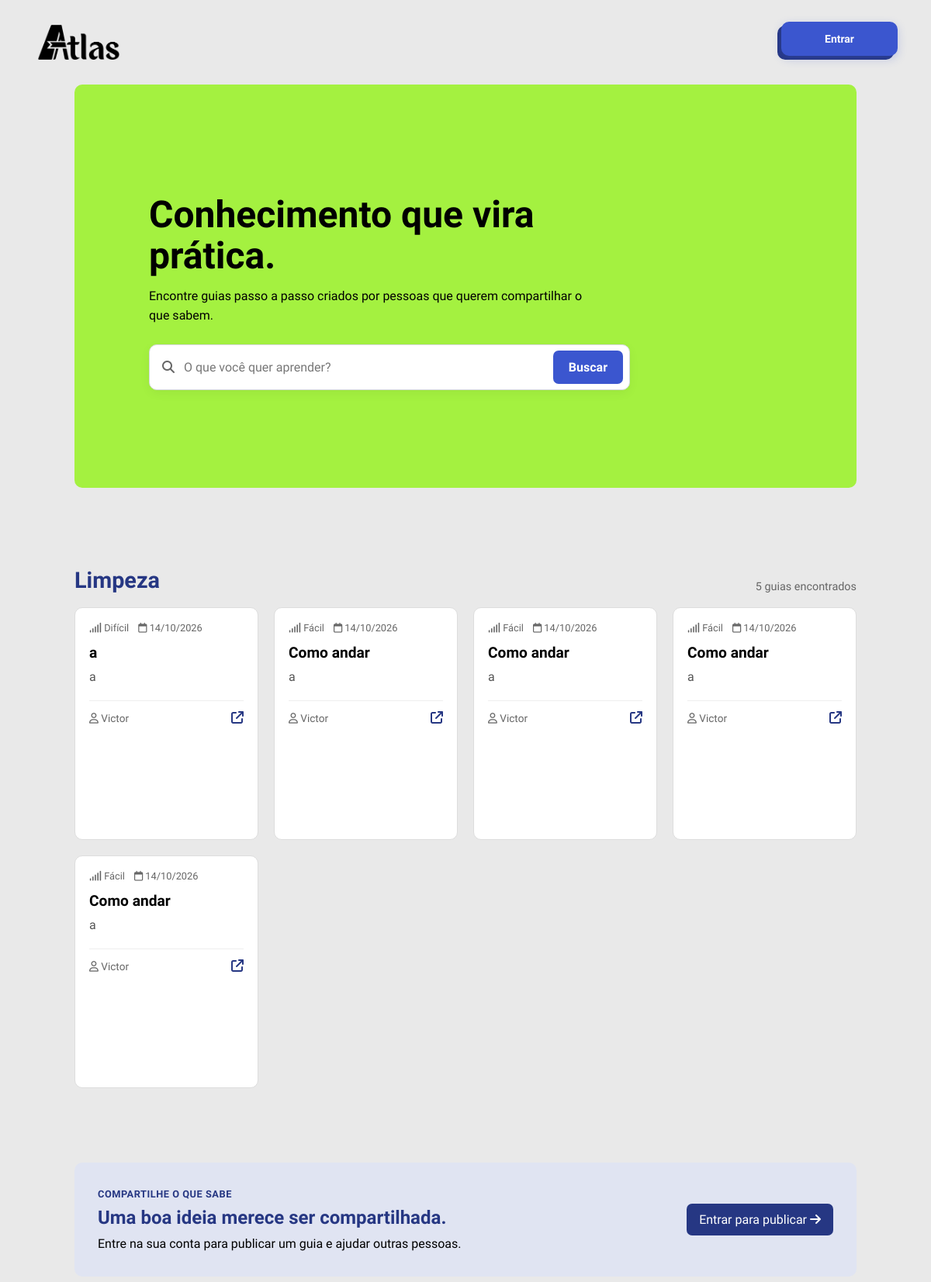
The page /guias_Limpeza.php (upper part) on the database as committed earlier.
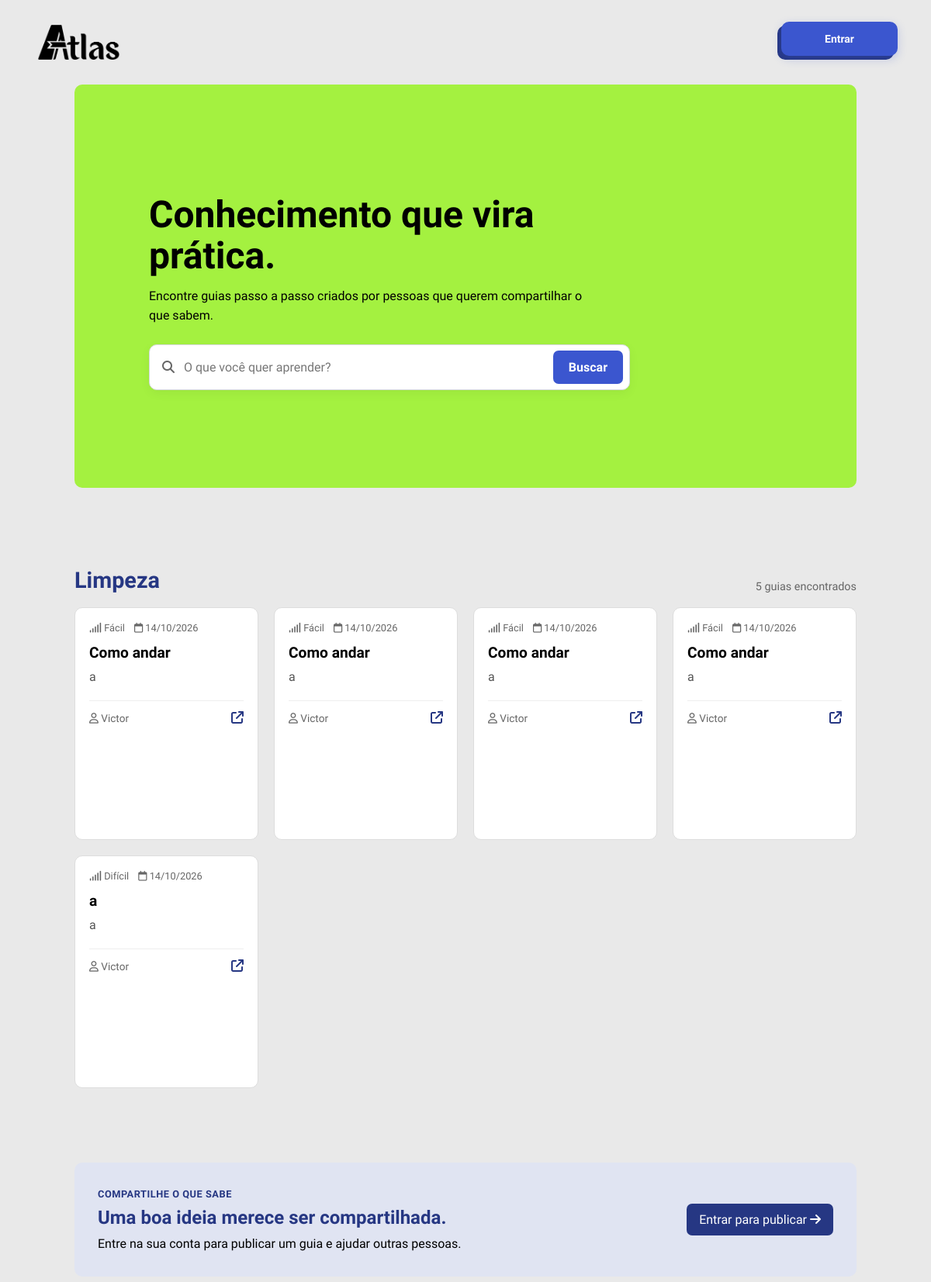
The same page on the database as committed later.
### tables this page shows
CREATE TABLE `guia` (
  `id_guia` int(11) NOT NULL,
  `id_usuario` int(11) NOT NULL,
  `titulo` varchar(200) NOT NULL,
  `descricao` text NOT NULL,
  `categoria` enum('Culinária','Casa','Limpeza','Finanças','Trabalho','Educação','Saúde','Automóveis','Transporte','Tecnologia','Jardinagem','Moda','Cuidados','Manutenção','Compras') NOT NULL,
  `dificuldade` enum('Fácil','Médio','Difícil') NOT NULL,
  `capa` blob NOT NULL,
  `foto` blob NOT NULL,
  `video` mediumblob NOT NULL,
  `data_criacao` date NOT NULL DEFAULT current_timestamp(),
  `data_atualizacao` datetime DEFAULT NULL
);

CREATE TABLE `usuario` (
  `id_usuario` int(11) NOT NULL,
  `foto` blob DEFAULT NULL,
  `nome` varchar(100) NOT NULL,
  `email` varchar(150) NOT NULL,
  `senha` varchar(255) NOT NULL,
  `preferencia` enum('Culinária','Casa','Limpeza','Finanças','Trabalho','Educação','Saúde','Automóveis','Transporte','Tecnologia','Jardinagem','Moda','Cuidados','Manutenção','Compras') NOT NULL,
  `nivel` enum('1','2','3','') NOT NULL DEFAULT '3',
  `estado` enum('ativo','inativo','','') NOT NULL DEFAULT 'ativo',
  `data_criacao` datetime NOT NULL DEFAULT current_timestamp()
);

### guias_Limpeza.php (the view, shortened to what the changed rows need)
<?php
require_once __DIR__ . '/conexao.php';
$busca = $_GET['busca'] ?? '';
$pagina = max(1, (int)($_GET['pagina'] ?? 1));
$porPagina = 9;
$inicio = ($pagina - 1) * $porPagina;
if (isset($_POST['busca'])) {
    $sql = "SELECT COUNT(*) AS total FROM guia
        WHERE titulo LIKE '%$busca%' OR descricao LIKE '%$busca%'";
    $resultadoTotal = $conn->query($sql);
    $total = mysqli_fetch_assoc($resultadoTotal)['total'];
} else {
    $sql = "SELECT COUNT(*) AS total FROM guia
        WHERE categoria = 'Limpeza'";
    $resultadoTotal = $conn->query($sql);
    $total = mysqli_fetch_assoc($resultadoTotal)['total'];
}
if (isset($_POST['busca'])) {
    $sql = "SELECT g.id_guia, g.titulo, g.descricao, g.categoria, g.dificuldade,
               g.data_criacao, u.nome AS autor
        FROM guia g
        LEFT JOIN usuario u ON u.id_usuario = g.id_usuario
        WHERE g.titulo LIKE '%$busca%' OR g.descricao LIKE '%$busca%'
        ORDER BY g.data_criacao DESC
        LIMIT $porPagina OFFSET $inicio";
    $resultado = $conn->query($sql);
} else {
    $sql = "SELECT g.id_guia, g.titulo, g.descricao, g.categoria, g.dificuldade,
               g.data_criacao, u.nome AS autor
        FROM guia g
        LEFT JOIN usuario u ON u.id_usuario = g.id_usuario
        WHERE g.categoria = 'Limpeza'
        ORDER BY g.data_criacao DESC
        LIMIT $porPagina OFFSET $inicio";
    $resultado = $conn->query($sql);
}
function h($valor): string
{
    return htmlspecialchars((string)$valor, ENT_QUOTES, 'UTF-8');
}
?>
<!DOCTYPE html>
<html lang="pt-br">
<head>
    <link rel="stylesheet" href="https://cdnjs.cloudflare.com/ajax/libs/font-awesome/6.4.0/css/all.min.css">
    <link rel="stylesheet" href="css/guias.css">
</head>
<body>
    <main class="pagina-guias">
        <section class="hero-guias">
            <div class="hero-conteudo">
                <h1>Conhecimento que vira prática.</h1>
            </div>
        </section>
        <section class="resultados-guias">
            <div class="titulo-secao titulo-resultados">
                <div>
                    <h2>Limpeza</h2>
                </div>
            </div>
            <?php if ($total === 0): ?>
                <div class="estado-vazio">
                    <i class="fa-regular fa-folder-open"></i>
                    <h3>Nenhum guia encontrado</h3>
                    <p>Tente buscar por outro termo.</p>
                    <a href="guias.php">Limpar filtros</a>
                </div>
            <?php else: ?>
                <div class="grade-guias">
                    <?php while ($guia = $resultado->fetch_assoc()): ?>
                        <a class="cartao-guia" href="guia.php?id=<?= (int)$guia['id_guia'] ?>">
                            <div class="conteudo-cartao">
                                <div class="metadados-cartao">
                                    <span><i class="fa-solid fa-signal"></i> <?= h($guia['dificuldade']) ?></span>
                                    <span><i class="fa-regular fa-calendar"></i> <?= h(date('d/m/Y', strtotime($guia['data_criacao']))) ?></span>
                                </div>
                                <h3><?= h($guia['titulo']) ?></h3>
                                <p><?= h(mb_strimwidth(trim($guia['descricao']), 0, 118, '…', 'UTF-8')) ?></p>
                                <div class="rodape-cartao">
                                    <span class="autor-guia"><i class="fa-regular fa-user"></i> <?= h($guia['autor'] ?: 'Comunidade ATLAS') ?></span>
                                    <span class="abrir-guia" aria-label="Abrir guia"><i class="fa-solid fa-arrow-up-right-from-square"></i></span>
                                </div>
                            </div>
                        </a>
                    <?php endwhile; ?>
                </div>
            <?php endif; ?>
        </section>
        <?php if (!isset($_SESSION['id'])): ?>
            <section class="convite-criar">
                <div><span class="sobretitulo">COMPARTILHE O QUE SABE</span>
                    <h2>Uma boa ideia merece ser compartilhada.</h2>
                </div>
            </section>
        <?php endif; ?>
    </main>
</body>
</html>

Rows that differ between the two databases and show on the page:
changed guia (number 1 of 5 on the later page): moves up the list
changed guia (number 2 of 5 on the later page): moves up the list
changed guia (number 3 of 5 on the later page): moves down the list
changed guia (number 4 of 5 on the later page): moves down the list
